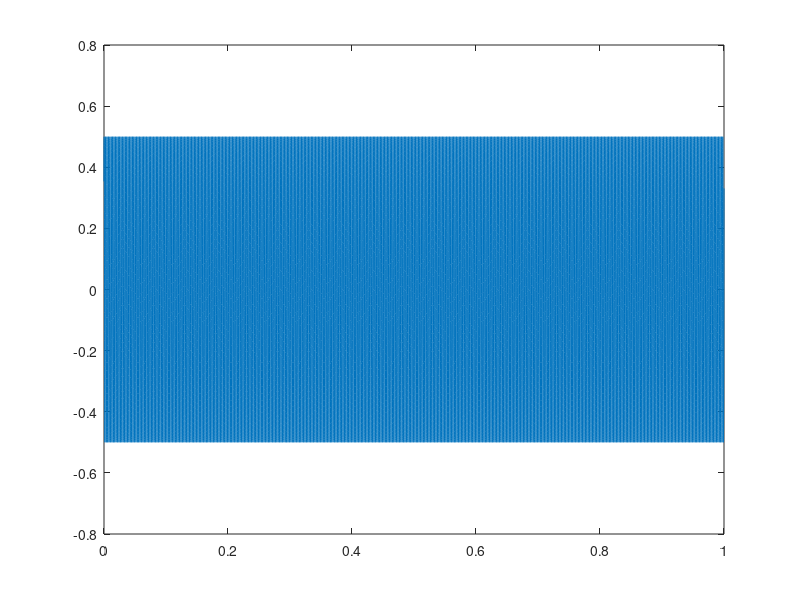

MATLAB code to generate this figure:
A=0.5; %amplitude
f=440; %frequency
fs= 44100; % sample frequency
ts=1/44100; %time interval
t=0:ts:1-ts; %samples to 1s
phase= pi/4; %phase
y=A*sin(2*pi*f*t+phase);
plot(t,y);
sound(y,fs);
